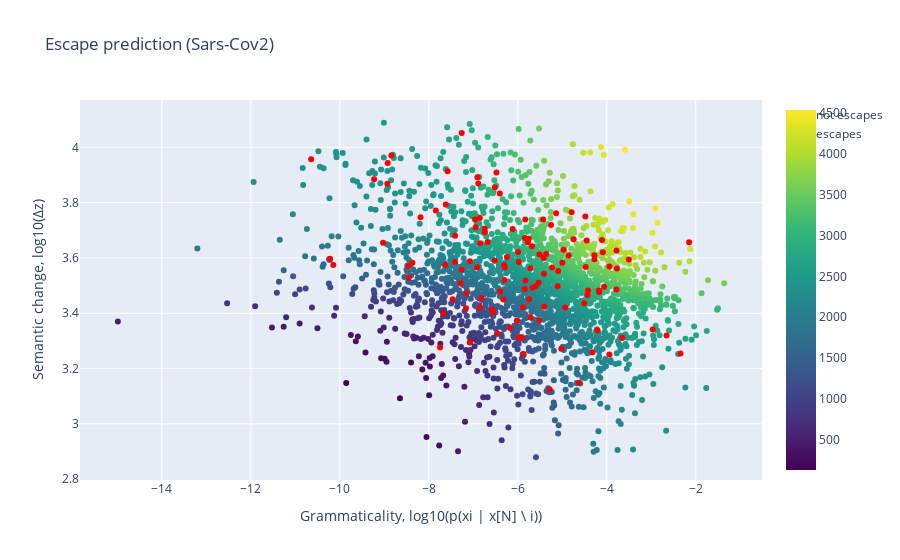

The code cell stored with this chart in its notebook:
### Code cell
fig = go.Figure()

fig.add_trace(go.Scatter(
    x=not_escapes_df.predicted,
    y=not_escapes_df.sem_log10,
    marker=dict(
        color=not_escapes_df.rank_sum,
        colorscale='Viridis',
        showscale=True
    ),
    name='not escapes',
    mode='markers'
))

fig.add_trace(go.Scatter(
    x=escapes_df.predicted,
    y=escapes_df.sem_log10,
    name='escapes',
    mode='markers',
    marker_color='red'
))

fig.update_layout(
    title='Escape prediction (Sars-Cov2)',
    xaxis_title='Grammaticality, log10(p(xi | x[N] \ i))',
    yaxis_title='Semantic change, log10(Δz)'
)

fig.show()

### Figure 1 — Plotly figure (JSON) as saved in the notebook; plotly's stock layout.template omitted (floating-point values rounded to 4 significant figures; data arrays with more than 128 entries replaced by an {"elided": "..."} marker saying what was removed)
{"data": [{"marker": {"color": {"elided": "2244 int values"}, "colorscale": [[0, "#440154"], [0.1111, "#482878"], [0.2222, "#3e4989"], [0.3333, "#31688e"], [0.4444, "#26828e"], [0.5556, "#1f9e89"], [0.6667, "#35b779"], [0.7778, "#6ece58"], [0.8889, "#b5de2b"], [1, "#fde725"]], "showscale": true}, "mode": "markers", "name": "not escapes", "type": "scatter", "x": {"elided": "2244 float values"}, "y": {"elided": "2244 float values"}}, {"marker": {"color": "red"}, "mode": "markers", "name": "escapes", "type": "scatter", "x": [-7.747, -7.07, -7.681, -6.453, -7.164, -5.87, -7.464, -5.978, -6.852, -6.176, -6.559, -5.902, -6.578, -6.015, -5.281, -7.154, -6.819, -8.449, -5.717, -6.324, -7.286, -10.15, -5.88, -5.022, -5.518, -10.22, -8.459, -4.625, -6.397, -8.368, -5.743, -7.634, -7.262, -5.408, -4.32, -9.026, -7.409, -6.302, -5.843, -6.916, -7.076, -3.94, -5.668, -4.936, -10.64, -4.206, -5.598, -5.828, -9.229, -8.932, -8.186, -6.293, -8.923, -7.409, -6.518, -3.655, -6.306, -8.842, -7.842, -5.532, -2.342, -7.618, -6.847, -4.507, -6.243, -7.577, -5.105, -6.947, -6.678, -2.656, -5.979, -6.961, -5.717, -2.968, -6.738, -6.743, -6.854, -5.414, -7.259, -4.433, -5.994, -6.887, -6.907, -4.421, -6.515, -6.116, -6.403, -4.17, -5.094, -6.48, -5.23, -4.179, -5.773, -5.513, -5.841, -5.679, -5.418, -5.755, -5.362, -4.06, -5.832, -3.781, -4.999, -4.857, -4.474, -4.971, -5.429, -5.252, -5.139, -4.279, -3.939, -3.771, -4.746, -4.277, -4.79, -4.088, -4.452, -3.504, -4.481, -3.781, -4.106, -2.149], "y": [3.276, 3.295, 3.401, 3.326, 3.418, 3.253, 3.451, 3.311, 3.421, 3.347, 3.403, 3.313, 3.414, 3.373, 3.125, 3.474, 3.453, 3.53, 3.386, 3.45, 3.509, 3.575, 3.422, 3.272, 3.375, 3.597, 3.571, 3.149, 3.478, 3.583, 3.451, 3.574, 3.557, 3.423, 3.259, 3.655, 3.585, 3.52, 3.487, 3.567, 3.588, 3.251, 3.492, 3.421, 3.957, 3.338, 3.498, 3.519, 3.885, 3.868, 3.747, 3.565, 3.944, 3.681, 3.59, 3.311, 3.575, 3.971, 3.772, 3.511, 3.254, 3.793, 3.653, 3.436, 3.604, 3.913, 3.498, 3.711, 3.657, 3.32, 3.586, 3.739, 3.563, 3.341, 3.693, 3.706, 3.744, 3.543, 4.052, 3.466, 3.622, 3.869, 3.892, 3.483, 3.856, 3.704, 3.833, 3.477, 3.553, 3.909, 3.566, 3.482, 3.657, 3.612, 3.672, 3.643, 3.6, 3.67, 3.614, 3.496, 3.739, 3.486, 3.583, 3.609, 3.567, 3.629, 3.739, 3.719, 3.762, 3.595, 3.569, 3.562, 3.668, 3.61, 3.766, 3.621, 3.664, 3.595, 3.75, 3.627, 3.665, 3.657]}], "layout": {"title": {"text": "Escape prediction (Sars-Cov2)"}, "xaxis": {"title": {"text": "Grammaticality, log10(p(xi | x[N] \\ i))"}}, "yaxis": {"title": {"text": "Semantic change, log10(Δz)"}}}}
